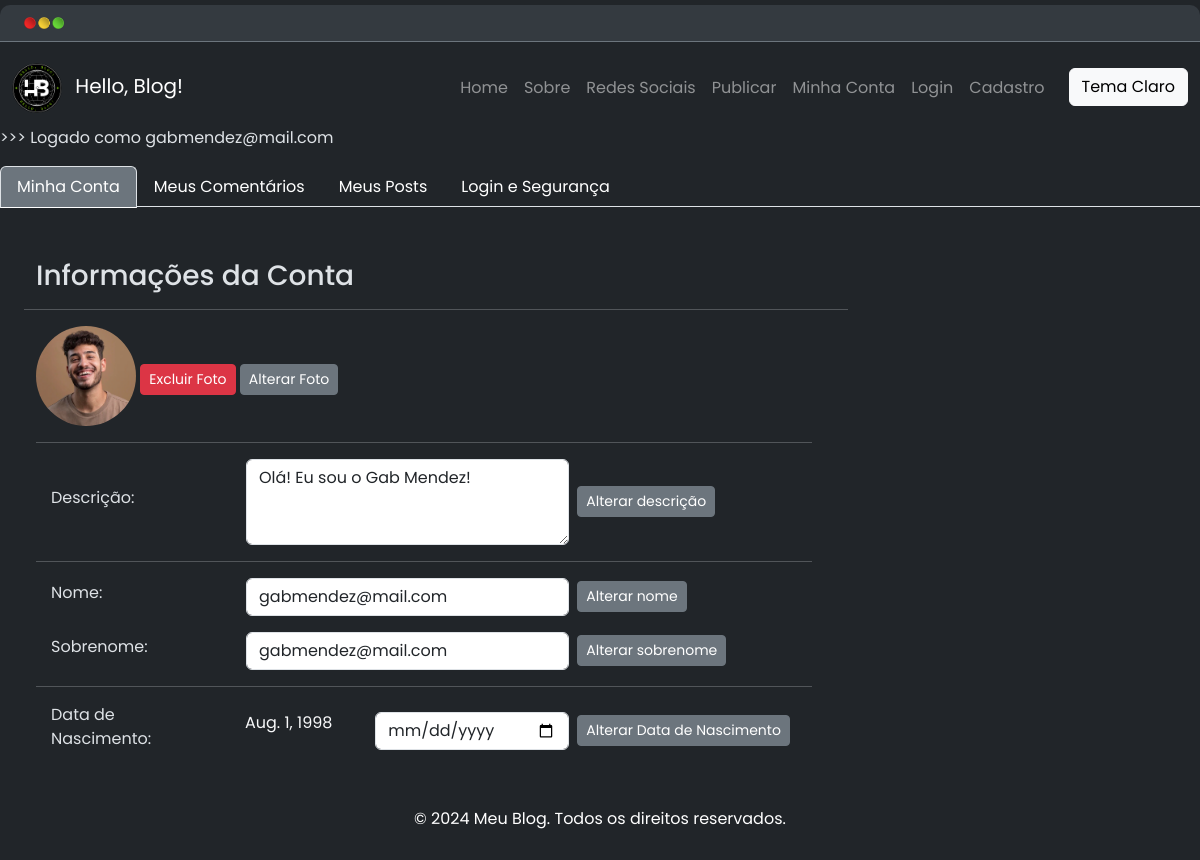
The app's page /minha-conta/ (signed in) with its own data.
### HelloBlog/models.py (models this page shows)
class Perfil(models.Model):
    usuario = models.OneToOneField(User, on_delete=models.CASCADE, primary_key=True)
    dt_nascimento = models.DateField()
    descricao = models.TextField(blank=True, null=True)
    foto = models.ImageField(blank=True, null=True, upload_to='perfil/')

### HelloBlog/views.py (the view)
# urls.py: path('minha-conta/', views.minha_conta),
@login_required(login_url='/login')
def minha_conta(request):
    perfil = Perfil.objects.get(usuario=request.user)
    return render(request, 'minha_conta.html', {
        'authenticated': True,
        'perfil': perfil,
        'nome': request.user.username,
        'email': request.user.email,
    })

### HelloBlog/templates/minha_conta.html (shortened to what this page needs)
{% extends "base.html" %}
{% load static %}
{% block conteudo %}
<p>>>> Logado como {{nome}}</p>
<nav class="mt-1 mb-1">
    <ul class="nav nav-tabs">
        <li class="nav-item">
            <a class="nav-link text-white bg-secondary active" aria-current="page" href="/minha-conta">Minha Conta</a>
        </li>
        <li class="nav-item">
            <a class="nav-link text-white" href="/meus-comentarios">Meus Comentários</a>
        </li>
        <li class="nav-item">
            <a class="nav-link text-white" href="/meus-posts">Meus Posts</a>
        </li>
        <li class="nav-item">
            <a class="nav-link text-white" href="/login-e-seguranca">Login e Segurança</a>
        </li>
    </ul>
</nav>
<div class="container col-md-8 ml-4">
    <div class="row">
        <h3 class="mt-5 mb-3">Informações da Conta</h3>
        <hr>
        <form>
            <div>
                <img src="{{perfil.foto.url}}" alt="Foto de Perfil" class="profile-img">
                <button class="btn btn-danger btn-sm mt-2">Excluir Foto</button>
                <button class="btn btn-secondary btn-sm mt-2">Alterar Foto</button>
            </div>
            <hr>
            <div class="form-group d-flex align-items-center">
                <label class="col-3" for="descricao">Descrição:</label>
                <textarea class="col-5 form-control ml-3" id="descricao" rows="3">{{perfil.descricao}}</textarea>
                <button class="btn btn-secondary btn-sm ml-2">Alterar descrição</button>
            </div>
            <hr>
            <div class="form-group d-flex align-items-center">
                <label class="col-3" for="nome">Nome:</label>
                <input type="text" class="col-5 form-control ml-3" id="nome" value="{{nome}}">
                <button class="btn btn-secondary btn-sm ml-2">Alterar nome</button>
            </div>
            <div class="form-group d-flex align-items-center">
                <label class="col-3" for="sobrenome">Sobrenome:</label>
                <input type="text" class="col-5 form-control ml-3" id="sobrenome" value="{{nome}}">
                <button class="btn btn-secondary btn-sm ml-2">Alterar sobrenome</button>
            </div>
            <hr>
            <div class="form-group d-flex align-items-center">
                <label class="col-3" for="data-nascimento">Data de Nascimento:</label>
                <p class="col-2 text-light">{{perfil.dt_nascimento}}</p>
                <input type="date" class="col-3 form-control ml-3" id="data-nascimento" value="{{perfil.dt_nascimento}}">
                <button class="btn btn-secondary btn-sm ml-2">Alterar Data de Nascimento</button>
            </div>
        </form>
    </div>
</div>
{% endblock conteudo %}

### HelloBlog/static/css/style.css (style rules this page uses)
body { font-family: 'Poppins'; background-color: #212529; margin: 5px 0; border-radius: 10px; color: #dee2e6; }
.container { max-width: 1400px; }
.profile-img { width: 100px; height: 100px; border-radius: 50%; object-fit: cover; }

### records on screen
Perfil: foto (picture), descricao "Olá! Eu sou o Gab Mendez!", dt_nascimento "Aug. 1, 1998"

### other values on screen
{{ nome }} "gabmendez@mail.com"
